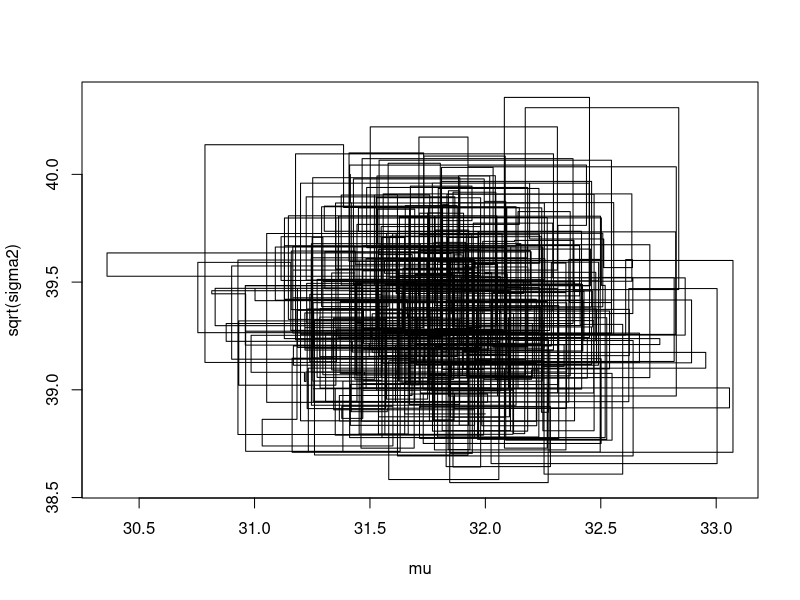
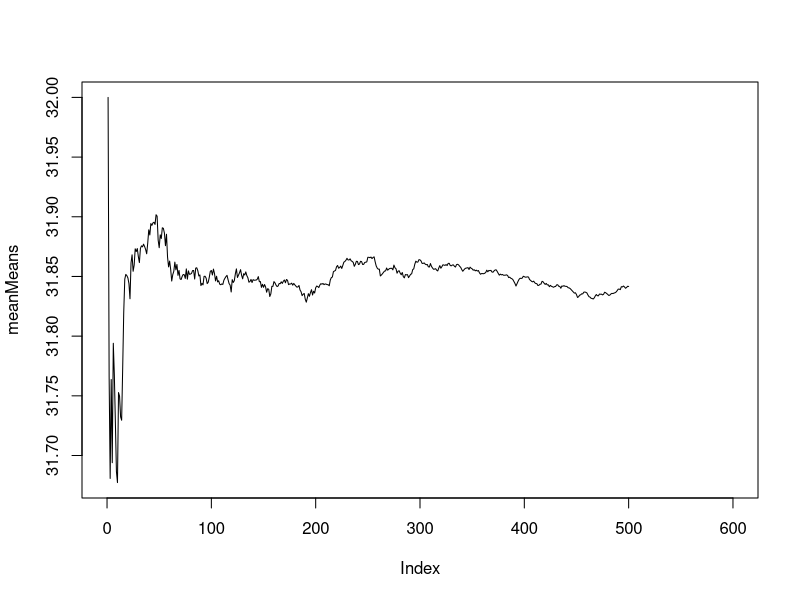
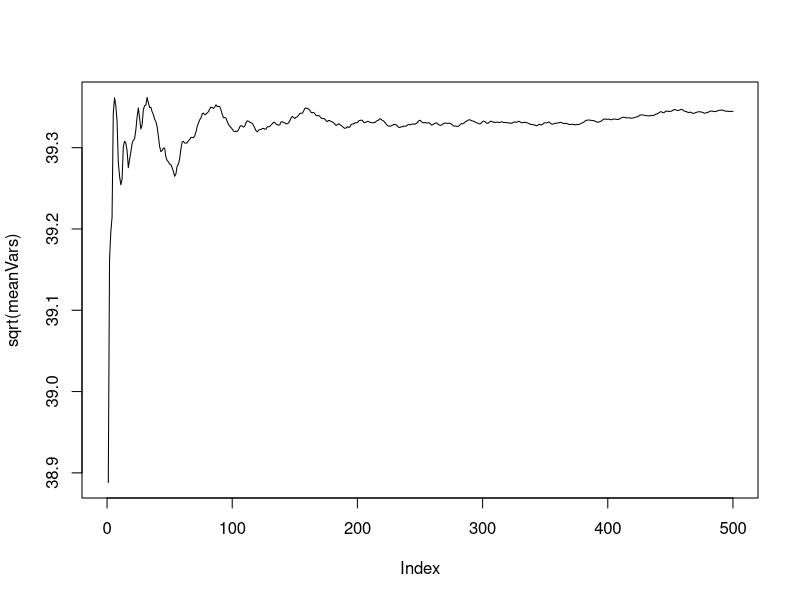
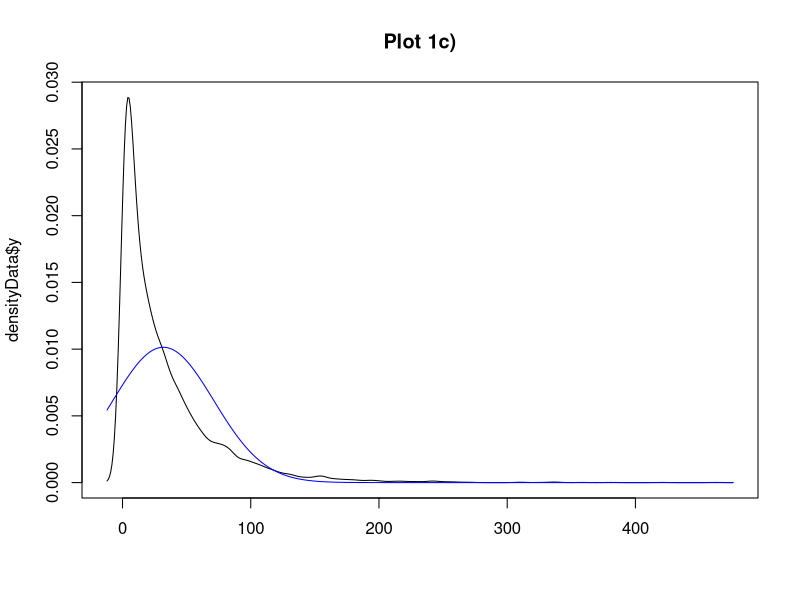

The R script that drew these images, in order: (Note: this script raises an error after producing the figures.)

data = read.table("rainfall.txt", col.names = "x")

########### A ###########
# parameter init values
mu0 <- 30
tau0 <- 1
v0 <- 0
sigma0 <- 10

n <- nrow(data)
dataMean <- mean(data$x)
vn <- v0 + n

iter <- 1000

# draw mu 
drawMu <- function(prevMu, prevSigma) {
  tauSq <- 1/( (n/prevSigma) + (1/tau0^2) ) 
  w <- (n/prevSigma)/((n/prevSigma) + (1/tau0^2))
  mu <- w*dataMean + (1-w)*mu0
  draw <- rnorm(1, mu, sqrt(tauSq))
  return (draw)
}
#inv chi square
invChiSquare <- function(v, s) {
  return(v*s / rchisq(1,v))
}

# draw sigma 
drawSigma <- function(mu) {
  sum <- 0 
  for (i in 1:n) {
    sum <- sum + (data[i,1] - mu)^2
  }
  s <- (v0*sigma0 + sum)/(n+v0)
  return(invChiSquare(vn, s))
}

mu <- c()
sigma2 <- c()

currMu <- 32 
currSigma <- sigma0
for (i in 1:iter) {
  if(i %% 2 == 0) {
    currMu <- drawMu(currMu, currSigma)
  } else {
    currSigma <- drawSigma(currMu) 
  }
  mu <- c(mu, currMu)
  sigma2 <- c(sigma2, currSigma)
}

## plot trajectories of sampled mu and sigma
plot(mu, sqrt(sigma2),type='l')

# Also consider plotting the trajectories (the sampled values of mu and sigma2) over the iterations.
meanMeans = c()
meanVars = c()
for (i in 1:n){
  if(i%%2 == 0){
    # the trajector between the current and previous mu/sigma
    meanMeans = c(meanMeans, mean(mu[i-1:i]))
    meanVars = c(meanVars, mean(sigma2[i-1:i]))
  }
}
plot(meanMeans, type='l', xlim=c(0,600))
plot(sqrt(meanVars), type='l', xlim=c(0,500))

########## C #########
# Your plot is very small and hard to see. 
# The green density looks incorrect, maybe just using the wrong grid.
# Your mixture density is plotted using the default output from Mattias' 
# code which computes the mean of the mixture densities computed at each Gibbs iteration. 
# This is ok, but not exactly the same as the density requested in the problem, 
# which is based on the posterior mean of the parameters.

densityData = density(data$x)

xGrid = seq(min(densityData$x),max(densityData$x),length = length(densityData$x))
ndens = dnorm(xGrid, mean(mu), mean(sqrt(sigma2)))

plot(densityData$x, 
     densityData$y, 
     type = 'l',
     main = 'Plot 1c)', 
     xlab='')

lines(xGrid,
      ndens, 
      col='blue')

lines(mixDensMean, 
      col = 'green')

legend("topright", 
       box.lty = 1, 
       legend = c("Data",'Normal model', 'Mixed models'), 
       col = c("black",'blue', 'green'), 
       lwd = 2)
